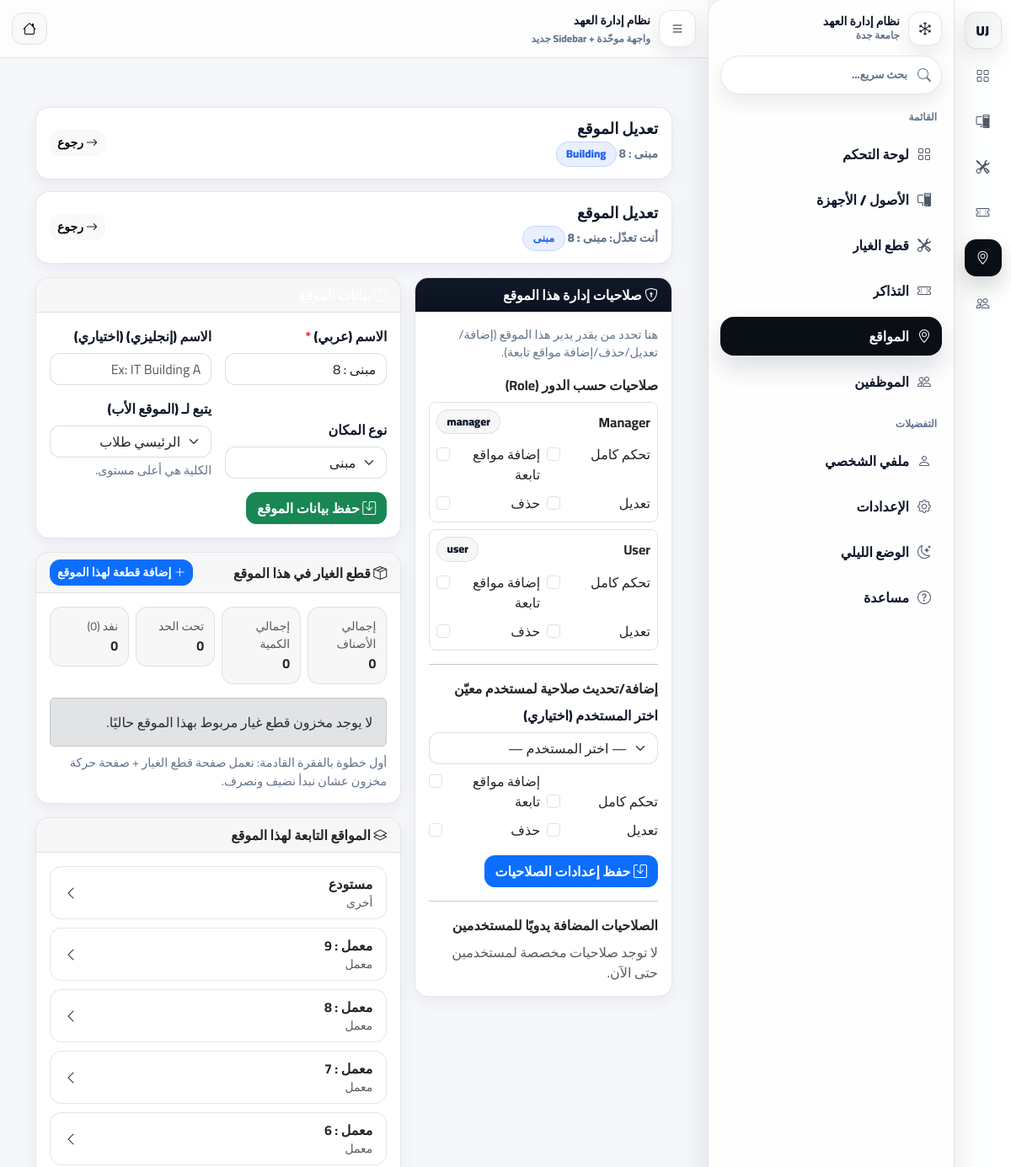
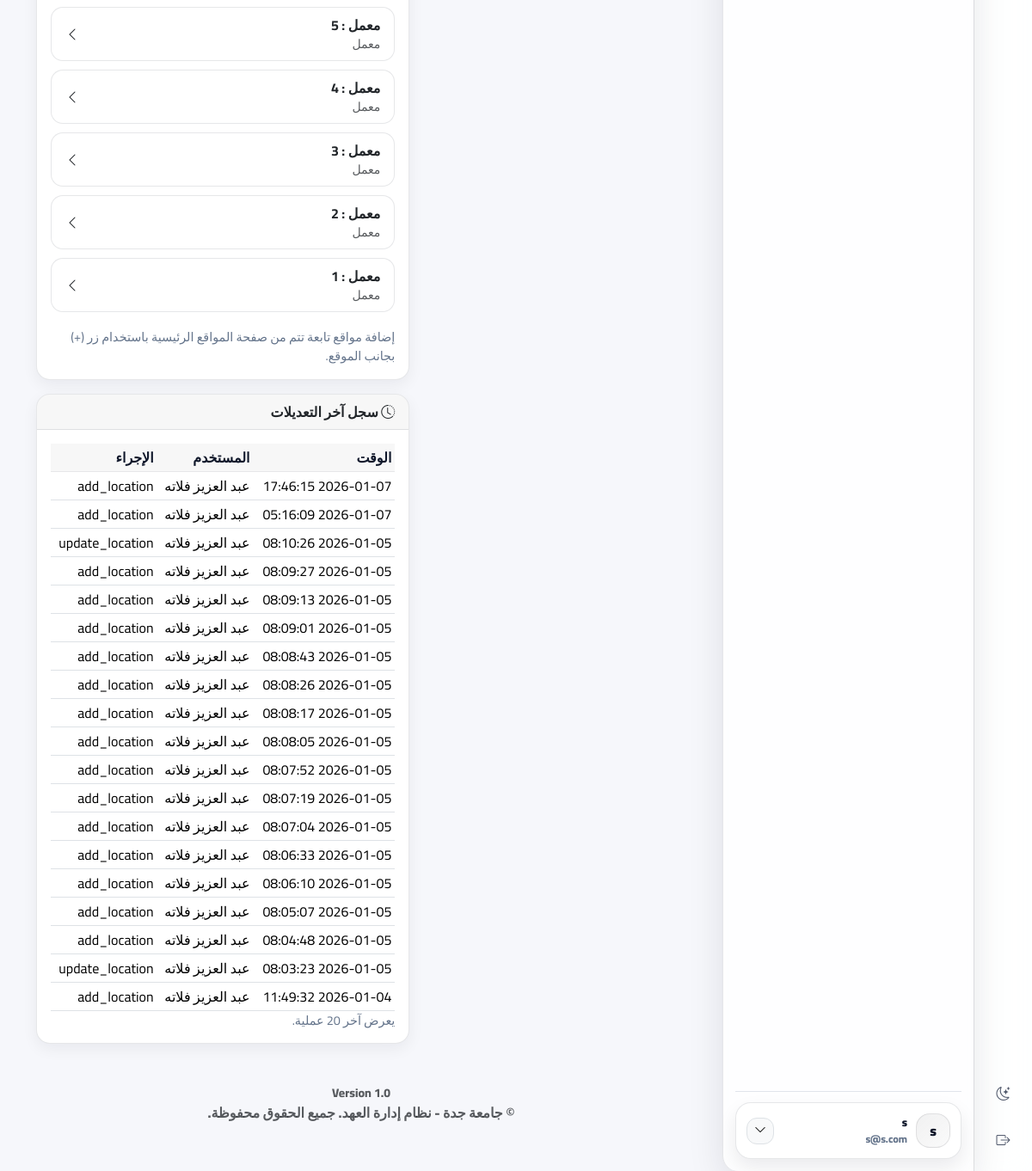
The page /index.php?page=locations/edit&id=35 (signed in) on the database its author committed (2 pictures, top to bottom).
### tables this page shows
CREATE TABLE `locations` (
  `id` int(11) NOT NULL,
  `name_ar` varchar(255) NOT NULL,
  `name_en` varchar(255) DEFAULT NULL,
  `type` varchar(50) NOT NULL DEFAULT 'Building',
  `parent_id` int(11) DEFAULT NULL,
  `created_at` datetime DEFAULT current_timestamp()
);

CREATE TABLE `locations_audit` (
  `id` int(11) NOT NULL,
  `location_id` int(11) NOT NULL,
  `user_id` int(11) DEFAULT NULL,
  `action` varchar(80) NOT NULL,
  `details` text DEFAULT NULL,
  `created_at` timestamp NOT NULL DEFAULT current_timestamp()
);

CREATE TABLE `users` (
  `id` int(11) NOT NULL,
  `username` varchar(50) NOT NULL,
  `email` varchar(100) NOT NULL,
  `password` varchar(255) NOT NULL,
  `role` enum('super_admin','manager','user') NOT NULL DEFAULT 'user',
  `created_at` datetime DEFAULT current_timestamp(),
  `job_title` varchar(100) DEFAULT NULL,
  `department` varchar(100) DEFAULT NULL,
  `phone` varchar(20) DEFAULT NULL,
  `avatar` varchar(255) DEFAULT 'default_avatar.png',
  `lang` varchar(5) DEFAULT 'ar',
  `dark_mode` tinyint(1) DEFAULT 0,
  `name` varchar(100) DEFAULT 'User',
  `manager_id` int(11) DEFAULT NULL,
  `is_active` tinyint(1) NOT NULL DEFAULT 1
);

### app/views/locations/edit.php (the view, shortened to what the rows shown need)
<?php require APPROOT . '/views/inc/header.php'; ?>
<?php
  $typeLabels = [
    'College'     => 'كلية / فرع رئيسي',
    'Building'    => 'مبنى',
    'Department'  => 'قسم',
    'Lab'         => 'معمل',
    'Office'      => 'مكتب',
    'Other'       => 'أخرى',
  ];
  $rolePerms = $data['rolePerms'] ?? [];
  $getRole = function($role, $key) use ($rolePerms) {
    return !empty($rolePerms[$role][$key]) ? 1 : 0;
  };
  $userPerms = $data['userPerms'] ?? [];
  $children = $data['children'] ?? [];
  $audit = $data['audit'] ?? [];
  $spareSummary = $data['spareSummary'] ?? null;
  $spareStocks  = $data['spareStocks']  ?? [];
  $sp_items = (int)($spareSummary->items_count ?? $spareSummary->total_items ?? 0);
  $sp_total = (int)($spareSummary->total_qty   ?? 0);
  $sp_low   = (int)($spareSummary->low_count   ?? 0);
  $sp_zero  = (int)($spareSummary->zero_count  ?? $spareSummary->out_count ?? 0);
  $canManage = function_exists('canManageLocation') ? canManageLocation($data['id'], 'manage') : true;
?>
<div class="container-fluid wrap py-4">
  <div class="page-wrap">
  <div class="page-head d-flex align-items-center justify-content-between flex-wrap gap-2">
    <div>
      <h1 class="page-title">تعديل الموقع</h1>
      <div class="page-sub">
        <?= htmlspecialchars($data['name_ar'] ?? '') ?>
        <span class="pill pill-primary ms-2"><?= htmlspecialchars($data['type'] ?? '') ?></span>
      </div>
    </div>
    <a class="btn btn-light btn-sm" href="index.php?page=locations/index">
      <i class="bi bi-arrow-right"></i> رجوع
    </a>
  </div>
  <div class="page-head mb-3 d-flex align-items-center justify-content-between flex-wrap gap-2">
  <div>
    <h1 class="page-title mb-0">تعديل الموقع</h1>
    <div class="page-sub">
      أنت تعدّل: <strong><?= htmlspecialchars($data['name_ar'] ?? '') ?></strong>
      <span class="pill pill-primary ms-2"><?= htmlspecialchars($typeLabels[$data['type'] ?? 'Other'] ?? ($data['type'] ?? '')) ?></span>
    </div>
  </div>
  <a href="index.php?page=locations/index" class="btn btn-light btn-sm">
    <i class="bi bi-arrow-right"></i> رجوع
  </a>
</div>
  <div class="row g-3">
    <div class="col-12 col-lg-5">
      <div class="card shadow-sm">
        <div class="card-header bg-dark text-white">
          <i class="bi bi-shield-lock"></i> صلاحيات إدارة هذا الموقع
        </div>
        <div class="card-body">
          <?php if (!$canManage): ?>
            <div class="alert alert-warning">
              ليس لديك صلاحية لإدارة صلاحيات هذا الموقع.
            </div>
          <?php else: ?>
            <div class="hint mb-3">
              هنا تحدد من يقدر يدير هذا الموقع (إضافة/تعديل/حذف/إضافة مواقع تابعة).
            </div>
            <form method="post" action="index.php?page=locations/edit&id=<?= (int)$data['id'] ?>">
              <div class="mb-3">
                <div class="fw-bold mb-2">صلاحيات حسب الدور (Role)</div>
                <?php
                  $rolesUI = [
                    'manager' => 'Manager',
                    'user'    => 'User',
                  ];
                  foreach ($rolesUI as $role => $label):
                ?>
                  <div class="border rounded-3 p-2 mb-2">
                    <div class="d-flex align-items-center justify-content-between flex-wrap gap-2">
                      <div class="fw-bold"><?= htmlspecialchars($label) ?></div>
                      <span class="pill pill-dark"><?= htmlspecialchars($role) ?></span>
                    </div>
                    <div class="row g-2 mt-1">
                      <div class="col-6">
                        <label class="form-check">
                          <input class="form-check-input" type="checkbox" name="role_<?= $role ?>_manage" <?= $getRole($role,'can_manage') ? 'checked' : '' ?>>
                          <span class="form-check-label">تحكم كامل</span>
                        </label>
                      </div>
                      <div class="col-6">
                        <label class="form-check">
                          <input class="form-check-input" type="checkbox" name="role_<?= $role ?>_add" <?= $getRole($role,'can_add_children') ? 'checked' : '' ?>>
                          <span class="form-check-label">إضافة مواقع تابعة</span>
                        </label>
                      </div>
                      <div class="col-6">
                        <label class="form-check">
                          <input class="form-check-input" type="checkbox" name="role_<?= $role ?>_edit" <?= $getRole($role,'can_edit') ? 'checked' : '' ?>>
                          <span class="form-check-label">تعديل</span>
                        </label>
                      </div>
                      <div class="col-6">
                        <label class="form-check">
                          <input class="form-check-input" type="checkbox" name="role_<?= $role ?>_delete" <?= $getRole($role,'can_delete') ? 'checked' : '' ?>>
                          <span class="form-check-label">حذف</span>
                        </label>
                      </div>
                    </div>
                  </div>
                <?php endforeach; ?>
              </div>
              <hr>
              <div class="mb-2 fw-bold">إضافة/تحديث صلاحية لمستخدم معيّن</div>
              <div class="row g-2 align-items-end">
                <div class="col-12">
                  <label class="form-label">اختر المستخدم (اختياري)</label>
                  <select class="form-select" name="target_user_id">
                    <option value="">— اختر المستخدم —</option>
                  </select>
                </div>
                <div class="col-6">
                  <label class="form-check">
                    <input class="form-check-input" type="checkbox" name="user_manage">
                    <span class="form-check-label">تحكم كامل</span>
                  </label>
                </div>
                <div class="col-6">
                  <label class="form-check">
                    <input class="form-check-input" type="checkbox" name="user_add">
                    <span class="form-check-label">إضافة مواقع تابعة</span>
                  </label>
                </div>
                <div class="col-6">
                  <label class="form-check">
                    <input class="form-check-input" type="checkbox" name="user_edit">
                    <span class="form-check-label">تعديل</span>
                  </label>
                </div>
                <div class="col-6">
                  <label class="form-check">
                    <input class="form-check-input" type="checkbox" name="user_delete">
                    <span class="form-check-label">حذف</span>
                  </label>
                </div>
              </div>
              <div class="mt-3">
                <button class="btn btn-primary btn-save" type="submit">
                  <i class="bi bi-save"></i> حفظ إعدادات الصلاحيات
                </button>
              </div>
              <hr class="my-3">
              <div class="fw-bold mb-2">الصلاحيات المضافة يدويًا للمستخدمين</div>
              <?php if (empty($userPerms)): ?>
                <div class="text-muted">لا توجد صلاحيات مخصصة لمستخدمين حتى الآن.</div>
              <?php endif; ?>
            </form>
          <?php endif; ?>
        </div>
      </div>
    </div>
    <div class="col-12 col-lg-7">
      <div class="card shadow-sm">
        <div class="card-header bg-primary text-white">
          <i class="bi bi-info-circle"></i> بيانات الموقع
        </div>
        <div class="card-body">
          <form method="post" action="index.php?page=locations/edit&id=<?= (int)$data['id'] ?>">
            <div class="row g-3 align-items-end form-row-rtl">
              <div class="col-12 col-lg-6">
                <label class="form-label">الاسم (عربي) <span class="text-danger">*</span></label>
                <input class="form-control" name="name_ar" value="<?= htmlspecialchars($data['name_ar'] ?? '') ?>" required>
              </div>
              <div class="col-12 col-lg-6">
                <label class="form-label">الاسم (إنجليزي) (اختياري)</label>
                <input class="form-control" name="name_en" value="<?= htmlspecialchars($data['name_en'] ?? '') ?>" placeholder="Ex: IT Building A">
              </div>
              <div class="col-12 col-lg-6">
                <label class="form-label">نوع المكان</label>
                <select class="form-select" name="type">
                  <?php foreach ($typeLabels as $val => $label): ?>
                    <option value="<?= htmlspecialchars($val) ?>" <?= (($data['type'] ?? '') === $val) ? 'selected' : '' ?>>
                      <?= htmlspecialchars($label) ?>
                    </option>
                  <?php endforeach; ?>
                </select>
              </div>
              <div class="col-12 col-lg-6">
                <label class="form-label">يتبع لـ (الموقع الأب)</label>
                <select class="form-select" name="parent_id">
                  <?php foreach (($data['locations'] ?? []) as $l): ?>
                    <?php if ((int)$l->id === (int)$data['id']) continue; ?>
                    <option value="<?= (int)$l->id ?>" <?= ((string)($data['parent_id'] ?? '') === (string)$l->id) ? 'selected' : '' ?>>
                      <?= htmlspecialchars($l->name_ar ?? ('موقع#'.$l->id)) ?>
                    </option>
                  <?php endforeach; ?>
                </select>
                <div class="hint mt-1">الكلية هي أعلى مستوى.</div>
              </div>
            </div>
            <div class="mt-3">
              <button class="btn btn-success btn-save" type="submit">
                <i class="bi bi-save"></i> حفظ بيانات الموقع
              </button>
            </div>
          </form>
        </div>
      </div>
<div class="card shadow-sm mt-3">
  <div class="card-header bg-light d-flex align-items-center justify-content-between flex-wrap gap-2">
    <div>
      <i class="bi bi-box-seam"></i> قطع الغيار في هذا الموقع
    </div>
    <div class="d-flex align-items-center gap-2 flex-wrap">
      <a class="btn btn-sm btn-primary"
         href="index.php?page=spareparts/add&location_id=<?= (int)$data['id'] ?>">
        <i class="bi bi-plus-lg"></i> إضافة قطعة لهذا الموقع
      </a>
    </div>
  </div>
  <div class="card-body">
          <div class="row g-2 mb-3">
            <div class="col-6 col-lg-3">
              <div class="stat-tile">
                <div class="text-muted small">إجمالي الأصناف</div>
                <div class="fw-bold" dir="ltr"><?= $sp_items ?></div>
              </div>
            </div>
            <div class="col-6 col-lg-3">
              <div class="stat-tile">
                <div class="text-muted small">إجمالي الكمية</div>
                <div class="fw-bold" dir="ltr"><?= $sp_total ?></div>
              </div>
            </div>
            <div class="col-6 col-lg-3">
              <div class="stat-tile">
                <div class="text-muted small">تحت الحد</div>
                <div class="fw-bold" dir="ltr"><?= $sp_low ?></div>
              </div>
            </div>
            <div class="col-6 col-lg-3">
              <div class="stat-tile">
                <div class="text-muted small">نفد (0)</div>
                <div class="fw-bold" dir="ltr"><?= $sp_zero ?></div>
              </div>
            </div>
          </div>
          <?php if (empty($spareStocks)): ?>
            <div class="alert alert-secondary mb-0">
              لا يوجد مخزون قطع غيار مربوط بهذا الموقع حاليًا.
            </div>
            <div class="hint mt-2">
              أول خطوة بالفقرة القادمة: نعمل صفحة قطع الغيار + صفحة حركة مخزون عشان نبدأ نضيف ونصرف.
            </div>
          <?php endif; ?>
        </div>
      </div>
      <div class="card shadow-sm mt-3">
        <div class="card-header bg-light">
          <i class="bi bi-layers"></i> المواقع التابعة لهذا الموقع
        </div>
        <div class="card-body">
          <?php if (empty($children)): ?>
            <div class="text-muted">لا توجد مواقع تابعة لهذا الموقع حاليًا.</div>
          <?php else: ?>
            <div class="list-group">
              <?php foreach ($children as $c): ?>
                <a class="list-group-item list-group-item-action d-flex justify-content-between align-items-center"
                   href="index.php?page=locations/edit&id=<?= (int)$c->id ?>">
                  <div>
                    <div class="fw-bold"><?= htmlspecialchars($c->name_ar ?? '') ?></div>
                    <div class="text-muted small"><?= htmlspecialchars($typeLabels[$c->type] ?? $c->type) ?></div>
                  </div>
                  <i class="bi bi-chevron-left"></i>
                </a>
              <?php endforeach; ?>
            </div>
          <?php endif; ?>
          <div class="hint mt-2">إضافة مواقع تابعة تتم من صفحة المواقع الرئيسية باستخدام زر (+) بجانب الموقع.</div>
        </div>
      </div>
      <div class="card shadow-sm mt-3">
        <div class="card-header bg-light">
          <i class="bi bi-clock-history"></i> سجل آخر التعديلات
        </div>
        <div class="card-body">
          <?php if (empty($audit)): ?>
            <div class="text-muted">لا يوجد سجل تعديلات حتى الآن.</div>
          <?php else: ?>
            <div class="table-responsive">
              <table class="table table-sm">
                <thead>
                  <tr>
                    <th>الوقت</th>
                    <th>المستخدم</th>
                    <th>الإجراء</th>
                  </tr>
                </thead>
                <tbody>
                  <?php foreach ($audit as $a): ?>
                    <?php
                      $who = $a->name ?? $a->user_name ?? $a->username ?? $a->user_username ?? '—';
                    ?>
                    <tr>
                      <td><?= htmlspecialchars($a->created_at ?? '') ?></td>
                      <td><?= htmlspecialchars($who) ?></td>
                      <td><?= htmlspecialchars($a->action ?? '') ?></td>
                    </tr>
                  <?php endforeach; ?>
                </tbody>
              </table>
            </div>
          <?php endif; ?>
          <div class="hint">يعرض آخر 20 عملية.</div>
        </div>
      </div>
    </div>
  </div>
</div>
<?php require APPROOT . '/views/layouts/footer.php'; ?>

### rows shown on the page
locations: name_ar "مبنى : 8", type "Building", type "مبنى", parent_id "الرئيسي طلاب"
locations: name_ar "مستودع", type "أخرى"
locations: name_ar "معمل : 9", type "معمل"
locations: name_ar "معمل : 8", type "معمل"
locations: name_ar "معمل : 7", type "معمل"
locations: name_ar "معمل : 6", type "معمل"
locations: name_ar "معمل : 5", type "معمل"
locations: name_ar "معمل : 4", type "معمل"
locations: name_ar "معمل : 3", type "معمل"
locations: name_ar "معمل : 2", type "معمل"
locations: name_ar "معمل : 1", type "معمل"
locations_audit: created_at "2026-01-07 17:46:15", user.name "عبد العزيز فلاته", action "add_location"
locations_audit: created_at "2026-01-07 05:16:09", user.name "عبد العزيز فلاته", action "add_location"
locations_audit: created_at "2026-01-05 08:10:26", user.name "عبد العزيز فلاته", action "update_location"
locations_audit: created_at "2026-01-05 08:09:27", user.name "عبد العزيز فلاته", action "add_location"
locations_audit: created_at "2026-01-05 08:09:13", user.name "عبد العزيز فلاته", action "add_location"
locations_audit: created_at "2026-01-05 08:09:01", user.name "عبد العزيز فلاته", action "add_location"
locations_audit: created_at "2026-01-05 08:08:43", user.name "عبد العزيز فلاته", action "add_location"
locations_audit: created_at "2026-01-05 08:08:26", user.name "عبد العزيز فلاته", action "add_location"
locations_audit: created_at "2026-01-05 08:08:17", user.name "عبد العزيز فلاته", action "add_location"
locations_audit: created_at "2026-01-05 08:08:05", user.name "عبد العزيز فلاته", action "add_location"
locations_audit: created_at "2026-01-05 08:07:52", user.name "عبد العزيز فلاته", action "add_location"
locations_audit: created_at "2026-01-05 08:07:19", user.name "عبد العزيز فلاته", action "add_location"
locations_audit: created_at "2026-01-05 08:07:04", user.name "عبد العزيز فلاته", action "add_location"
locations_audit: created_at "2026-01-05 08:06:33", user.name "عبد العزيز فلاته", action "add_location"
locations_audit: created_at "2026-01-05 08:06:10", user.name "عبد العزيز فلاته", action "add_location"
locations_audit: created_at "2026-01-05 08:05:07", user.name "عبد العزيز فلاته", action "add_location"
locations_audit: created_at "2026-01-05 08:04:48", user.name "عبد العزيز فلاته", action "add_location"
locations_audit: created_at "2026-01-05 08:03:23", user.name "عبد العزيز فلاته", action "update_location"
locations_audit: created_at "2026-01-04 11:49:32", user.name "عبد العزيز فلاته", action "add_location"

### other values the page prints
SITENAME "نظام إدارة العهد"
mb_substr(trim((string)$userName), 0, 1) "s"
$userName "s"
$userEmail "s@s.com"
$label "Manager"
$role "manager"
$label "User"
$role "user"
$sp_items "0"
$sp_total "0"
$sp_low "0"
$sp_zero "0"
